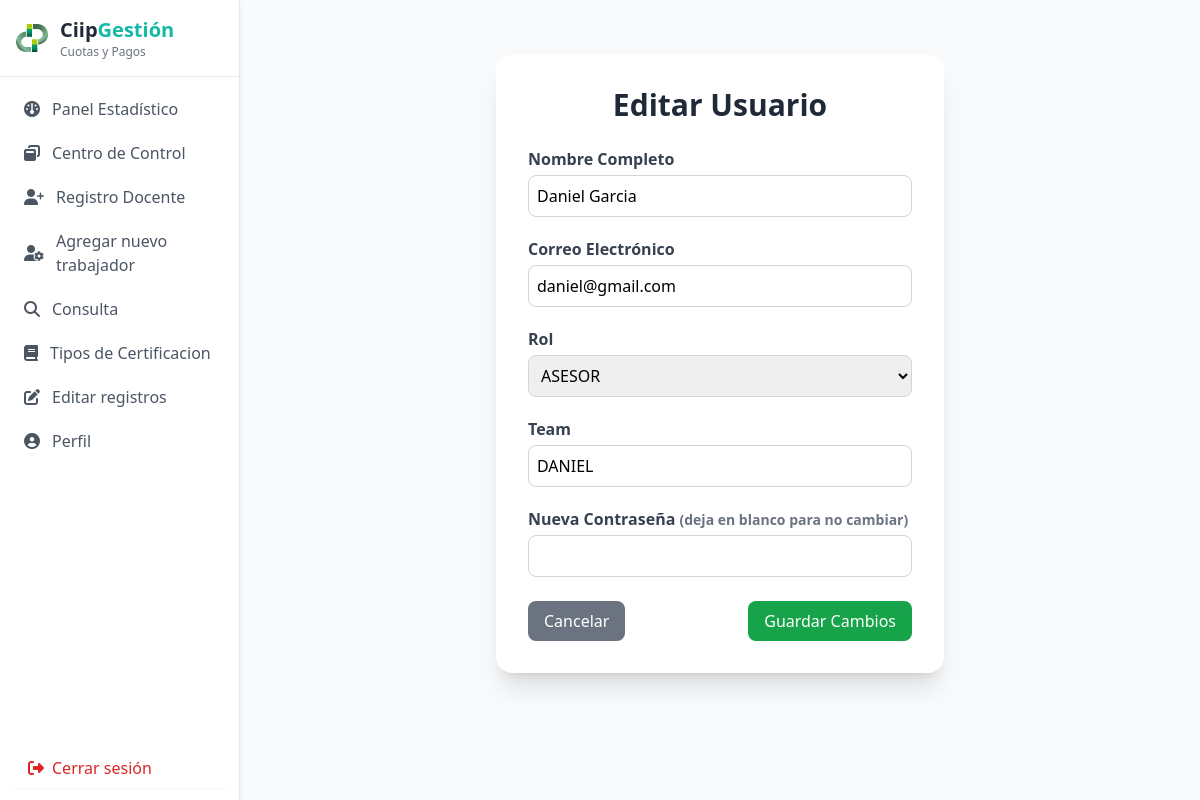
Screenshot of /public/editar_usuario.php?id=3 (signed in) with the database file from the repository.
### tables this page shows
CREATE TABLE `asesores` (
  `id` int(11) NOT NULL,
  `user_id` int(11) NOT NULL,
  `nombre_completo` varchar(160) NOT NULL,
  `team` varchar(120) NOT NULL
);

CREATE TABLE `usuarios` (
  `id` int(11) NOT NULL,
  `fullname` varchar(100) NOT NULL,
  `email` varchar(100) NOT NULL,
  `profile_image` varchar(255) DEFAULT NULL,
  `password` varchar(255) NOT NULL,
  `role` enum('ADMINISTRADOR','ADMISION','ASESOR') DEFAULT NULL,
  `deleted_at` datetime DEFAULT NULL
);

### public/editar_usuario.php (the view, shortened to what this page needs)
<?php
require __DIR__ . '/../config/db.php';
$id = (int) $_GET['id'];
$stmt = $pdo->prepare("
    SELECT u.*, a.team
    FROM usuarios u
    LEFT JOIN asesores a ON a.user_id = u.id
    WHERE u.id = ?
");
$stmt->execute([$id]);
$user = $stmt->fetch(PDO::FETCH_ASSOC);
$query = $pdo->query("SHOW COLUMNS FROM usuarios LIKE 'role'");
$row = $query->fetch(PDO::FETCH_ASSOC);
preg_match("/^enum\('(.*)'\)$/", $row['Type'], $matches);
$roles = explode("','", $matches[1]);
?>
<div class="flex justify-center items-center min-h-[85vh]">
  <div class="bg-white p-8 rounded-2xl shadow-xl w-full max-w-md">
    <h2 class="text-3xl font-bold text-center text-gray-800 mb-6">Editar Usuario</h2>
    <form action="../process/process_editar_usuario.php" method="POST" id="editUserForm">
      <div class="mb-5">
        <label for="fullname" class="block text-gray-700 font-semibold mb-1">Nombre Completo</label>
        <input type="text" id="fullname" name="fullname" value="<?= htmlspecialchars($user['fullname']) ?>" required
          class="w-full border border-gray-300 rounded-lg p-2 focus:ring-2 focus:ring-green-500 outline-none">
      </div>
      <div class="mb-5">
        <label for="email" class="block text-gray-700 font-semibold mb-1">Correo Electrónico</label>
        <input type="email" id="email" name="email" value="<?= htmlspecialchars($user['email']) ?>" required
          class="w-full border border-gray-300 rounded-lg p-2 focus:ring-2 focus:ring-green-500 outline-none">
      </div>
      <div class="mb-5">
        <label for="role" class="block text-gray-700 font-semibold mb-1">Rol</label>
        <select id="role" name="role" required
          class="w-full border border-gray-300 rounded-lg p-2 focus:ring-2 focus:ring-green-500 outline-none">
          <?php foreach ($roles as $rol): ?>
            <option value="<?= htmlspecialchars($rol) ?>"
              <?= $user['role'] === $rol ? 'selected' : '' ?>>
              <?= htmlspecialchars($rol) ?>
            </option>
          <?php endforeach; ?>
        </select>
      </div>
      <div class="mb-5 <?= in_array(strtoupper($user['role']), ['ASESOR', 'ADVISOR']) ? '' : 'hidden' ?>" id="team-field">
        <label for="team" class="block text-gray-700 font-semibold mb-1">Team</label>
        <input type="text" id="team" name="team"
          value="<?= htmlspecialchars($user['team'] ?? '') ?>"
          class="w-full border border-gray-300 rounded-lg p-2 focus:ring-2 focus:ring-green-500 outline-none"
          placeholder="Nombre del equipo">
      </div>
      <div class="mb-5">
        <label for="password" class="block text-gray-700 font-semibold mb-1">
          Nueva Contraseña <span class="text-gray-500 text-sm">(deja en blanco para no cambiar)</span>
        </label>
        <input type="password" id="password" name="password"
          class="w-full border border-gray-300 rounded-lg p-2 focus:ring-2 focus:ring-green-500 outline-none">
      </div>
      <div class="flex justify-between mt-6">
        <a href="registrar_usuario.php?tab=gestionar"
           class="bg-gray-500 text-white py-2 px-4 rounded-lg hover:bg-gray-600 transition">
           Cancelar
        </a>
        <button type="submit"
          class="bg-green-600 text-white py-2 px-4 rounded-lg hover:bg-green-700 transition">
          Guardar Cambios
        </button>
      </div>
    </form>
  </div>
</div>
<?php
require __DIR__ . '/layout.php';
?>

### rows the page displays
asesores: fullname "Daniel Garcia", email "daniel@gmail.com", team "DANIEL"
usuarios: role "ASESOR"
